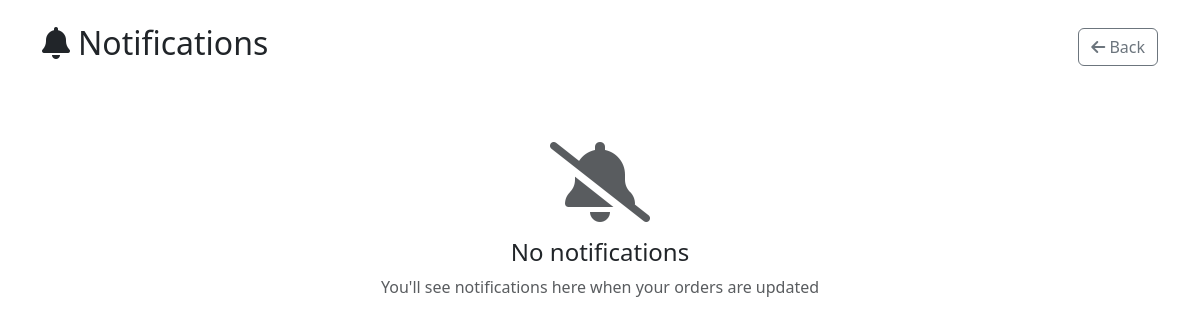
Before: /pages/users/notifications.php (signed in) with the older database file.
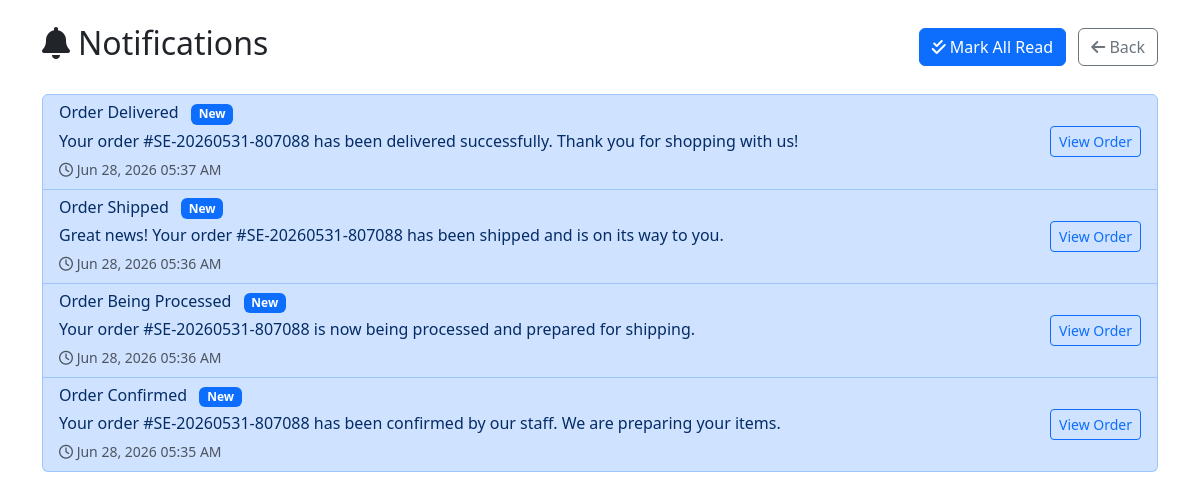
After: the same page with the newer database file.
### tables this page shows
CREATE TABLE `customer_notifications` (
  `id` int(11) NOT NULL,
  `user_id` int(11) NOT NULL,
  `order_id` int(11) DEFAULT NULL,
  `type` varchar(50) NOT NULL,
  `title` varchar(255) NOT NULL,
  `message` text NOT NULL,
  `is_read` tinyint(1) DEFAULT 0,
  `created_at` timestamp NOT NULL DEFAULT current_timestamp()
);

### pages/users/notifications.php (the view, shortened to what this page needs)
<?php
$user_id = $_SESSION['user_id'];
try {
    $pdo = getPDOConnection();
    $stmt = $pdo->prepare("
        SELECT * FROM customer_notifications
        WHERE user_id = ?
        ORDER BY created_at DESC
        LIMIT 50
    ");
    $stmt->execute([$user_id]);
    $notifications = $stmt->fetchAll(PDO::FETCH_ASSOC);
    $stmt = $pdo->prepare("SELECT COUNT(*) as count FROM customer_notifications WHERE user_id = ? AND is_read = 0");
    $stmt->execute([$user_id]);
    $unread = $stmt->fetch(PDO::FETCH_ASSOC);
} catch (Exception $e) {
    $notifications = [];
    $unread = ['count' => 0];
}
?>
<!DOCTYPE html>
<html lang="en">
<head>
    <link href="https://cdn.jsdelivr.net/npm/bootstrap@5.3.0-alpha1/dist/css/bootstrap.min.css" rel="stylesheet">
    <link rel="stylesheet" href="https://cdnjs.cloudflare.com/ajax/libs/font-awesome/6.4.0/css/all.min.css">
</head>
<body>
    <div class="container py-4">
        <div class="d-flex justify-content-between align-items-center mb-4">
            <h2><i class="fas fa-bell me-2"></i>Notifications</h2>
            <div>
                <?php if ($unread['count'] > 0): ?>
                    <a href="?mark_read=1" class="btn btn-primary me-2">
                        <i class="fas fa-check-double"></i> Mark All Read
                    </a>
                <?php endif; ?>
                <a href="dashboard.php" class="btn btn-outline-secondary">
                    <i class="fas fa-arrow-left"></i> Back
                </a>
            </div>
        </div>
        <?php if (empty($notifications)): ?>
            <div class="text-center py-5">
                <i class="fas fa-bell-slash display-1 text-muted"></i>
                <h4 class="mt-3">No notifications</h4>
                <p class="text-muted">You'll see notifications here when your orders are updated</p>
            </div>
        <?php else: ?>
            <div class="list-group">
                <?php foreach ($notifications as $notification): ?>
                    <div class="list-group-item <?php echo $notification['is_read'] ? '' : 'list-group-item-primary'; ?>">
                        <div class="d-flex justify-content-between align-items-center">
                            <div>
                                <h6 class="mb-1">
                                    <?php echo htmlspecialchars($notification['title']); ?>
                                    <?php if (!$notification['is_read']): ?>
                                        <span class="badge bg-primary ms-2">New</span>
                                    <?php endif; ?>
                                </h6>
                                <p class="mb-1"><?php echo htmlspecialchars($notification['message']); ?></p>
                                <small class="text-muted">
                                    <i class="far fa-clock"></i>
                                    <?php echo date('M d, Y h:i A', strtotime($notification['created_at'])); ?>
                                </small>
                            </div>
                            <?php if ($notification['order_id']): ?>
                                <a href="orders.php#order-<?php echo $notification['order_id']; ?>" class="btn btn-sm btn-outline-primary">
                                    View Order
                                </a>
                            <?php endif; ?>
                        </div>
                    </div>
                <?php endforeach; ?>
            </div>
        <?php endif; ?>
    </div>
</body>
</html>

Changed rows visible on the page:
added customer_notifications: title "Order Delivered", is_read "New", message "Your order #SE-20260531-807088 has been delivered successfully. Thank you for shopping with us!", created_at "Jun 28, 2026 05:37 AM"
added customer_notifications: title "Order Shipped", is_read "New", message "Great news! Your order #SE-20260531-807088 has been shipped and is on its way to you.", created_at "Jun 28, 2026 05:36 AM"
added customer_notifications: title "Order Being Processed", is_read "New", message "Your order #SE-20260531-807088 is now being processed and prepared for shipping.", created_at "Jun 28, 2026 05:36 AM"
added customer_notifications: title "Order Confirmed", is_read "New", message "Your order #SE-20260531-807088 has been confirmed by our staff. We are preparing your items.", created_at "Jun 28, 2026 05:35 AM"
Other visible differences:
text no longer shown: "No notifications You'll see notifications here when your orders are updated"
text now shown: "Mark All Read"
